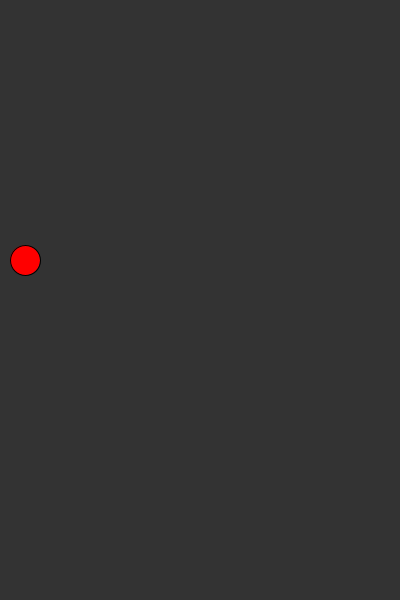
Frame 1 (no input)
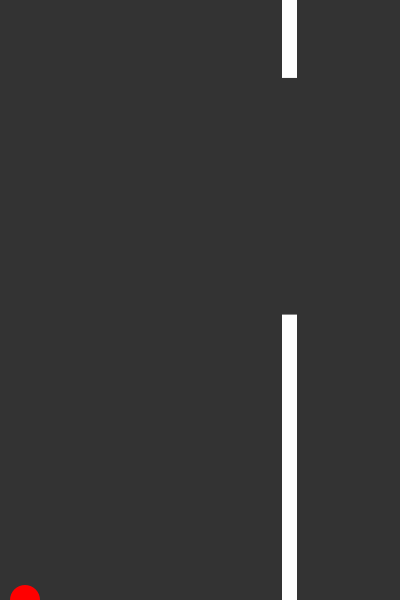
Frame 60 (the mouse pressed at the canvas centre just before this capture)
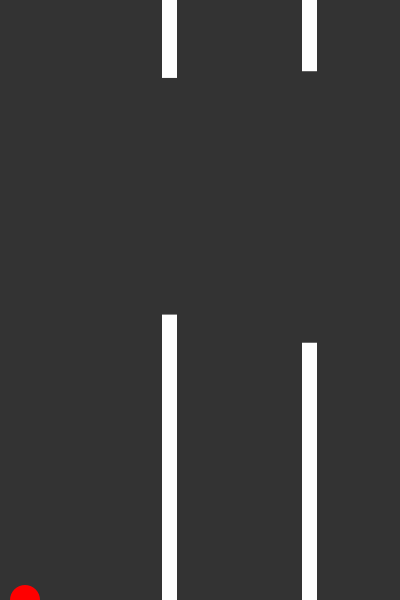
Frame 120 (the mouse held since frame 60 and released just before this capture)

The Processing sketch that drew these frames (run headless with seeded random() and noise(); from frame 60 on, the mouse is pressed at the canvas centre):

// Processing sketch: FlappyBird
// ── FlappyBird.pde

Bird b;
ArrayList <Pillers> pillers = new ArrayList<Pillers>();


void setup()
{
  size(400, 600);
  b = new Bird();
  pillers.add(new Pillers());

  
  
}
  
void draw()
{
  background(51);
  
  
   for(int i= pillers.size() -1 ; i >= 0; i--)
  {
    Pillers p = pillers.get(i);
    
      p.show();
      p.update();
      
      if(p.hit(b))
      {
       //gameOver(); 
      }
      
      if(p.x < -p.w)
      {
        pillers.remove(i);
        }
    
    }
    
    
     if(frameCount % 70 == 0)
  {
    pillers.add(new Pillers());
    }
  
  b.update();
  b.show();
  
 
  
 
  
  
}

void gameOver()
{
  noLoop();
}

void keyPressed()
{
 
  if(key == ' ')
   b.jump();
   
  }
// ── Bird.pde
class Bird{
  
  
   float x = 25;
   float y = random(width);
   float w = 30;
   
   float velocity = 1;
   float gravity = .8;
   float lift = -20;
   void show()
   {
     fill(255, 0, 0);
     ellipse(x, y, w, w);
     noStroke();
   }
   
   void jump()
   {
     velocity += lift;
     println(velocity);
   }
   
   void update()
   {
     velocity += gravity;
     velocity *= .9;
     y += velocity;
     
     if(y > height)
     {
       y = height;
       velocity = 0;
       
     }
     
   }
   
 }
// ── Pillers.pde
class Pillers{
  
  float x, y, w, top, bottom;
  boolean highlight = false;
  
  Pillers()
  {
    
       x = width;
       top = random(height/2);
       bottom = random(height/2);
       w = 15;
  }
  
  void update()
  {
 
    
    x -= 2;
  }
  
  boolean hit(Bird b)
  {
    if((b.y - b.w/2 < top) || (b.y >(height -bottom) - b.w/2)){
      if((b.x > x) && (b.x < (x + w))){
        highlight = true;
        return true;
    }
  }
  highlight = false;
    return false;
}
  
  void show()
  {
    
    fill(255);
    if(highlight)
    fill(255, 0, 0);    
    rect(x, 0, w, top);
    rect(x, height - bottom, w, bottom);
  }
    
  }
